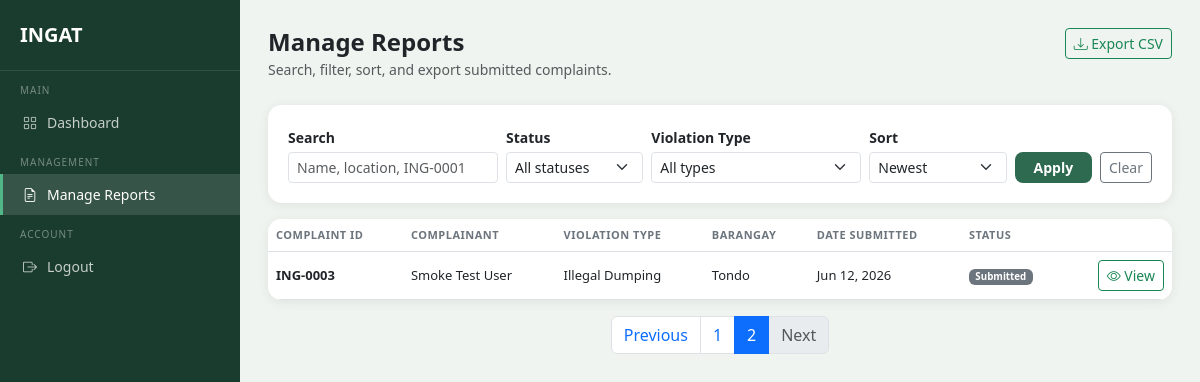
/admin/reports?q=&status=&violation_type=&sort=newest&page=2 (signed in), run on an earlier commit of the app's database.
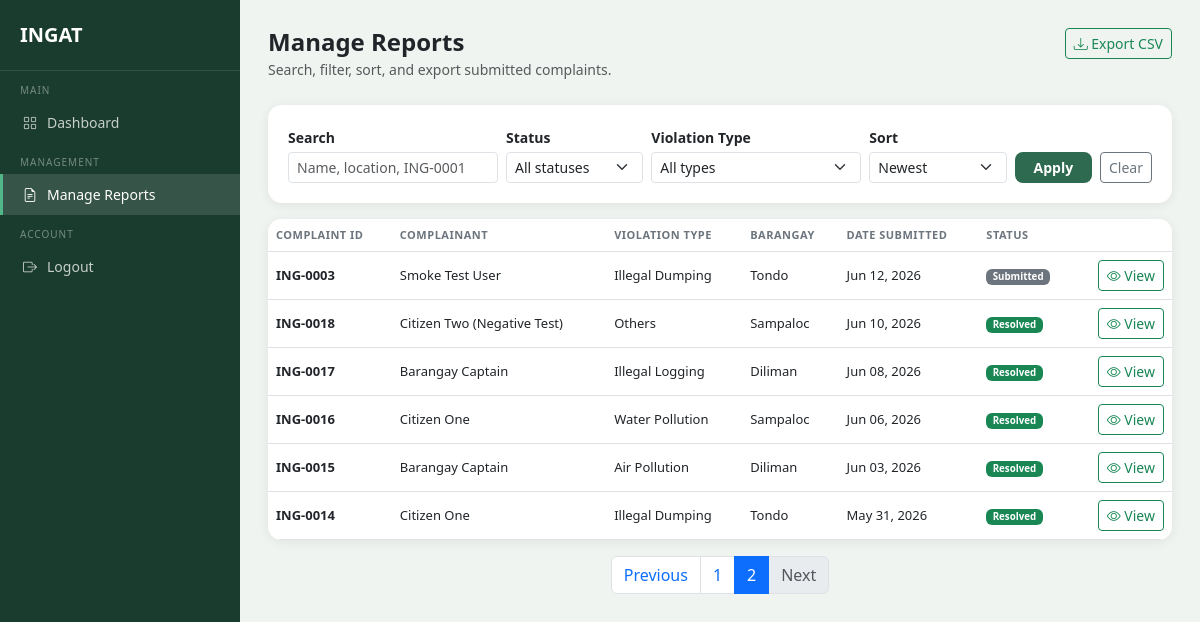
And on a later commit of the database.
### models.py (models this page shows, shortened)
class Complaint(db.Model):
    __tablename__ = 'complaints'
    id = db.Column(db.Integer, primary_key=True)
    user_id = db.Column(db.Integer, db.ForeignKey('users.id'), nullable=False)
    agency_id = db.Column(db.Integer, db.ForeignKey('agencies.id'), nullable=True)
    violation_type = db.Column(db.String(100), nullable=False)
    street_address = db.Column(db.String(255), nullable=False)
    barangay = db.Column(db.String(100), nullable=False)
    municipality = db.Column(db.String(100), nullable=False)
    date_incident = db.Column(db.Date, nullable=False)
    description = db.Column(db.Text, nullable=False)
    photo_path = db.Column(db.String(255), nullable=True)
    generated_letter = db.Column(db.Text, nullable=True)
    letter_generated = db.Column(db.Boolean, default=False)
    status = db.Column(db.String(50), default='Submitted')
    created_at = db.Column(db.DateTime, default=datetime.utcnow)
    status_history = db.relationship('StatusHistory', backref='complaint', lazy=True)

class User(db.Model, UserMixin):
    __tablename__ = 'users'
    id = db.Column(db.Integer, primary_key=True)
    full_name = db.Column(db.String(100), nullable=False)
    email = db.Column(db.String(120), unique=True, nullable=False)
    contact_number = db.Column(db.String(11), nullable=False)
    barangay = db.Column(db.String(100), nullable=False)
    municipality = db.Column(db.String(100), nullable=False)
    password_hash = db.Column(db.String(256), nullable=False)
    status = db.Column(db.String(20), default='active')
    email_notif = db.Column(db.Boolean, default=True)
    inapp_notif = db.Column(db.Boolean, default=True)
    created_at = db.Column(db.DateTime, default=datetime.utcnow)
    complaints = db.relationship('Complaint', backref='complainant', lazy=True)
    email_verifications = db.relationship('EmailVerification', backref='user', lazy=True)

### routes/admin_routes.py (the view)
@admin_bp.route('/reports')
@admin_required
def manage_reports():
    page = request.args.get('page', 1, type=int)
    paginated = _filtered_complaints_query().paginate(page=page, per_page=10, error_out=False)
    return render_template(
        'admin/manage_reports.html',
        complaints=paginated.items,
        search=request.args.get('q', '').strip(),
        status_filter=request.args.get('status', '').strip(),
        violation_filter=request.args.get('violation_type', '').strip(),
        sort=request.args.get('sort', 'newest').strip(),
        statuses=STATUS_OPTIONS,
        violation_types=VIOLATION_TYPES,
        pagination=paginated,
    )

### routes/admin_routes.py (called while the page is built, shortened)
def _filtered_complaints_query():
    from models import Complaint, User
    search = request.args.get('q', '').strip()
    status_filter = request.args.get('status', '').strip()
    violation_filter = request.args.get('violation_type', '').strip()
    sort = request.args.get('sort', 'newest').strip()
    query = Complaint.query.join(User, Complaint.user_id == User.id)
    if status_filter:
        query = query.filter(Complaint.status == status_filter)
    if violation_filter:
        query = query.filter(Complaint.violation_type == violation_filter)
    if sort == 'oldest':
        query = query.order_by(Complaint.created_at.asc())
    elif sort == 'status':
        query = query.order_by(Complaint.status.asc(), Complaint.created_at.desc())
    else:
        query = query.order_by(Complaint.created_at.desc())
    return query

### routes/auth.py (called while the page is built)
def admin_required(fn):
    @login_required
    @wraps(fn)
    def wrapper(*args, **kwargs):
        from models import AdminUser
        if not isinstance(current_user, AdminUser):
            flash('Please log in as admin.', 'danger')
            return redirect(url_for('admin.admin_login'))
        return fn(*args, **kwargs)
    return wrapper

### templates/admin/manage_reports.html (shortened to what the changed rows need)
<!DOCTYPE html>
<html lang="en">
<head>
    <link href="https://cdn.jsdelivr.net/npm/bootstrap@5.3.0/dist/css/bootstrap.min.css" rel="stylesheet">
    <link href="https://cdn.jsdelivr.net/npm/bootstrap-icons@1.10.5/font/bootstrap-icons.css" rel="stylesheet">
</head>
<body>
<div class="main-content">
    <div class="section-card p-0 overflow-hidden">
        {% if complaints %}
        <div class="table-responsive">
            <table class="table table-hover mb-0 align-middle">
                <thead class="bg-light">
                    <tr>
                        <th>Complaint ID</th>
                        <th>Complainant</th>
                        <th>Violation Type</th>
                        <th>Barangay</th>
                        <th>Date Submitted</th>
                        <th>Status</th>
                        <th></th>
                    </tr>
                </thead>
                <tbody>
                    {% for c in complaints %}
                    <tr>
                        <td class="fw-semibold">ING-{{ '%04d' % c.id }}</td>
                        <td>{{ c.complainant.full_name }}</td>
                        <td>{{ c.violation_type }}</td>
                        <td>{{ c.barangay }}</td>
                        <td>{{ c.created_at.strftime('%b %d, %Y') }}</td>
                        <td>
                            {% if c.status == 'Submitted' %}
                                <span class="badge badge-submitted">Submitted</span>
                            {% elif c.status == 'Under Review' %}
                                <span class="badge badge-review">Under Review</span>
                            {% elif c.status == 'Forwarded to Agency' %}
                                <span class="badge badge-forwarded">Forwarded</span>
                            {% elif c.status == 'Resolved' %}
                                <span class="badge badge-resolved">Resolved</span>
                            {% else %}
                                <span class="badge bg-secondary">{{ c.status }}</span>
                            {% endif %}
                        </td>
                        <td class="text-end">
                            <a href="{{ url_for('admin.report_detail', complaint_id=c.id) }}"
                               class="btn btn-sm btn-outline-success">
                                <i class="bi bi-eye"></i> View
                            </a>
                        </td>
                    </tr>
                    {% endfor %}
                </tbody>
            </table>
        </div>
        {% else %}
        <div class="text-center py-5 text-muted">
            <i class="bi bi-inbox" style="font-size: 34px;"></i>
            <p class="small mt-2 mb-0">No complaints match the current filters.</p>
        </div>
        {% endif %}
    </div>
    {% if pagination.pages > 1 %}
    <nav aria-label="Report pagination" class="mt-3">
        <ul class="pagination justify-content-center">
            {% for p in range(1, pagination.pages + 1) %}
            <li class="page-item {% if p == pagination.page %}active{% endif %}">
                <a class="page-link" href="{{ url_for('admin.manage_reports', q=search, status=status_filter, violation_type=violation_filter, sort=sort, page=p) }}">{{ p }}</a>
            </li>
            {% endfor %}
        </ul>
    </nav>
    {% endif %}
</div>
</body>
</html>

What changed in the data, as far as the page shows it:
added Complaint: id "0018", complainant.full_name "Citizen Two (Negative Test)", violation_type "Others", barangay "Sampaloc", created_at "Jun 10, 2026", status "Resolved"
added Complaint: id "0017", complainant.full_name "Barangay Captain", violation_type "Illegal Logging", barangay "Diliman", created_at "Jun 08, 2026", status "Resolved"
added Complaint: id "0016", complainant.full_name "Citizen One", violation_type "Water Pollution", barangay "Sampaloc", created_at "Jun 06, 2026", status "Resolved"
added Complaint: id "0015", complainant.full_name "Barangay Captain", violation_type "Air Pollution", barangay "Diliman", created_at "Jun 03, 2026", status "Resolved"
added Complaint: id "0014", complainant.full_name "Citizen One", violation_type "Illegal Dumping", barangay "Tondo", created_at "May 31, 2026", status "Resolved"
